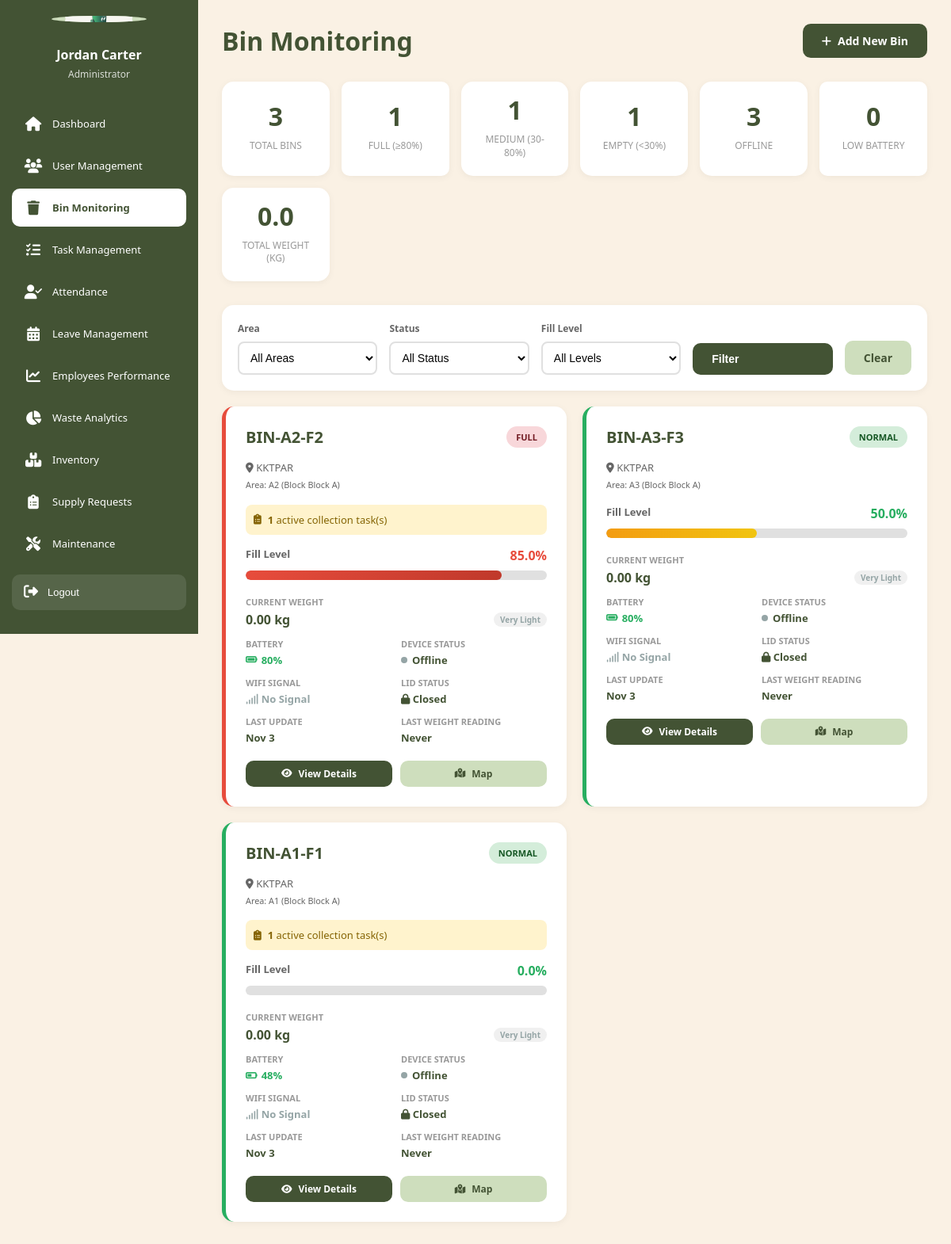
The app's page /admin/bins.php (signed in), older data.
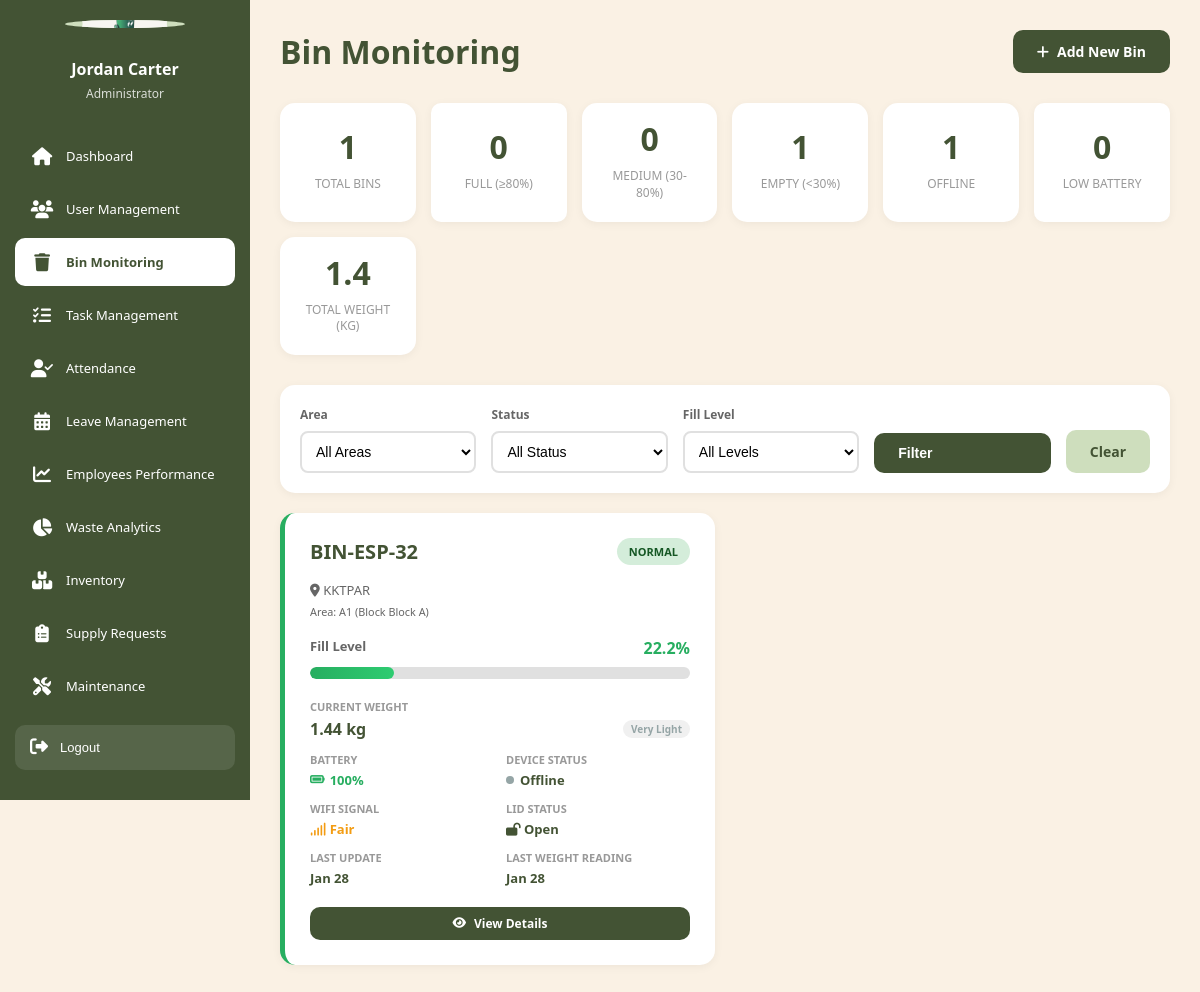
The same page, newer data.
### tables this page shows
CREATE TABLE `bins` (
  `bin_id` int(11) NOT NULL,
  `area_id` int(11) NOT NULL,
  `device_id` int(11) DEFAULT NULL COMMENT 'One device per bin',
  `bin_code` varchar(50) NOT NULL COMMENT 'e.g., A1-F1, A1-F2',
  `floor_number` int(11) NOT NULL,
  `location_details` varchar(200) DEFAULT NULL COMMENT 'Specific location description',
  `bin_capacity` decimal(10,2) DEFAULT NULL COMMENT 'Maximum capacity in liters',
  `current_fill_level` decimal(5,2) DEFAULT 0.00,
  `gps_latitude` decimal(10,8) DEFAULT NULL,
  `gps_longitude` decimal(11,8) DEFAULT NULL,
  `status` enum('normal','full','needs_maintenance','offline') DEFAULT 'normal',
  `last_collection` timestamp NULL DEFAULT NULL,
  `last_updated` timestamp NOT NULL DEFAULT current_timestamp() ON UPDATE current_timestamp(),
  `last_weight_reading` timestamp NULL DEFAULT NULL,
  `weight_sensor_status` enum('online','offline','error') DEFAULT 'offline',
  `created_at` timestamp NOT NULL DEFAULT current_timestamp(),
  `battery_level` decimal(5,2) DEFAULT 100.00 COMMENT 'Current battery level percentage (0-100)',
  `current_weight` decimal(10,2) DEFAULT 0.00 COMMENT 'Current weight in kg (for future weight sensor)',
  `max_weight` decimal(8,2) DEFAULT 50.00,
  `lid_status` enum('open','closed') DEFAULT 'closed' COMMENT 'Current status of the lid (controlled by servo motor)',
  `last_opened` datetime DEFAULT NULL COMMENT 'Last time lid was opened by IR sensor'
);

CREATE TABLE `areas` (
  `area_id` int(11) NOT NULL,
  `area_name` varchar(50) NOT NULL COMMENT 'Block name (A1, A2, A3, B1, B2)',
  `block` varchar(10) DEFAULT NULL,
  `total_floors` int(11) NOT NULL DEFAULT 4,
  `total_bins` int(11) NOT NULL DEFAULT 4,
  `description` text DEFAULT NULL,
  `created_at` timestamp NOT NULL DEFAULT current_timestamp()
);

CREATE TABLE `iot_devices` (
  `device_id` int(11) NOT NULL,
  `device_code` varchar(50) NOT NULL COMMENT 'Device serial/identifier',
  `device_mac_address` varchar(20) DEFAULT NULL,
  `device_model` varchar(50) DEFAULT NULL COMMENT 'ESP32 DevKit V1',
  `firmware_version` varchar(20) DEFAULT NULL,
  `battery_level` decimal(5,2) DEFAULT NULL COMMENT 'Battery percentage 0-100',
  `signal_strength` int(11) DEFAULT NULL COMMENT 'WiFi signal strength in dBm',
  `device_status` enum('online','offline','maintenance','error') DEFAULT 'offline',
  `installation_date` date DEFAULT NULL,
  `last_ping` timestamp NULL DEFAULT NULL COMMENT 'Last communication with server',
  `created_at` timestamp NOT NULL DEFAULT current_timestamp()
);

### config/database.php (called while the page is built, shortened)
<?php
$options = [
    PDO::ATTR_ERRMODE            => PDO::ERRMODE_EXCEPTION,
    PDO::ATTR_DEFAULT_FETCH_MODE => PDO::FETCH_ASSOC,
    PDO::ATTR_EMULATE_PREPARES   => false,
    PDO::ATTR_PERSISTENT         => false,
];
try {
    $dsn = "mysql:host=" . DB_HOST . ";dbname=" . DB_NAME . ";charset=" . DB_CHARSET;
    $pdo = new PDO($dsn, DB_USER, DB_PASS, $options);
} catch (PDOException $e) {
    die("Database Connection Failed: " . $e->getMessage());
}
function query($sql, $params = []) {
    global $pdo;
    $stmt = $pdo->prepare($sql);
    $stmt->execute($params);
    return $stmt;
}
function getAll($sql, $params = []) {
    $stmt = query($sql, $params);
    return $stmt->fetchAll();
}
?>

### admin/bins.php (the view, shortened to what the changed rows need)
<?php
require_once '../config/database.php';
$query = "SELECT b.*,
          a.area_name, a.block,
          d.device_code, d.device_status, d.last_ping, d.signal_strength, d.device_mac_address,
          (SELECT COUNT(*) FROM tasks t
           WHERE t.triggered_by_bin = b.bin_id
           AND t.status IN ('pending', 'in_progress')) as active_tasks
          FROM bins b
          LEFT JOIN areas a ON b.area_id = a.area_id
          LEFT JOIN iot_devices d ON b.device_id = d.device_id
          WHERE 1=1";
$params = [];
$query .= " ORDER BY b.current_fill_level DESC, b.bin_code ASC";
$bins = getAll($query, $params);
$total_bins = count($bins);
$full_bins = count(array_filter($bins, fn($b) => $b['current_fill_level'] >= 80));
$medium_bins = count(array_filter($bins, fn($b) => $b['current_fill_level'] >= 30 && $b['current_fill_level'] < 80));
$empty_bins = count(array_filter($bins, fn($b) => $b['current_fill_level'] < 30));
$offline_bins = count(array_filter($bins, function($b) {
    if (!$b['last_ping']) return true;
    $last_ping_time = strtotime($b['last_ping']);
    $five_minutes_ago = time() - (5 * 60);
    return $last_ping_time < $five_minutes_ago;
}));
$low_battery = count(array_filter($bins, fn($b) => $b['battery_level'] < 20));
$total_weight = array_sum(array_column($bins, 'current_weight'));
function getSignalBars($rssi) {
    if (!$rssi) return '<span style="color: #95a5a6;"><i class="fa-solid fa-signal"></i> No Signal</span>';
    if ($rssi >= -70) return '<span style="color: #f39c12;"><i class="fa-solid fa-signal"></i> Fair</span>';
    return '<span style="color: #e74c3c;"><i class="fa-solid fa-signal"></i> Poor</span>';
}
function getWeightStatus($weight, $maxWeight) {
    $percentage = ($weight / $maxWeight) * 100;
    return ['status' => 'Very Light', 'color' => '#95a5a6'];
}
?>
<!DOCTYPE html>
<html lang="en">
<head>
    <link rel="stylesheet" href="https://cdnjs.cloudflare.com/ajax/libs/font-awesome/6.5.0/css/all.min.css">
</head>
<body>
    <?php include '../includes/admin_sidebar.php'; ?>
    <main class="main-content">
        <div class="page-header">
            <h1>Bin Monitoring</h1>
        </div>
        <div class="stats-row">
            <div class="stat-card">
                <div class="value"><?php echo $total_bins; ?></div>
                <div class="label">Total Bins</div>
            </div>
            <div class="stat-card alert">
                <div class="value"><?php echo $full_bins; ?></div>
                <div class="label">Full (≥80%)</div>
            </div>
            <div class="stat-card warning">
                <div class="value"><?php echo $medium_bins; ?></div>
                <div class="label">Medium (30-80%)</div>
            </div>
            <div class="stat-card success">
                <div class="value"><?php echo $empty_bins; ?></div>
                <div class="label">Empty (<30%)</div>
            </div>
            <div class="stat-card offline">
                <div class="value"><?php echo $offline_bins; ?></div>
                <div class="label">Offline</div>
            </div>
            <div class="stat-card alert">
                <div class="value"><?php echo $low_battery; ?></div>
                <div class="label">Low Battery</div>
            </div>
            <div class="stat-card info">
                <div class="value"><?php echo number_format($total_weight, 1); ?></div>
                <div class="label">Total Weight (kg)</div>
            </div>
        </div>
        <?php if (empty($bins)): ?>
            <div class="empty-state">
                <div class="icon"><i class="fa-solid fa-trash-can"></i></div>
                <h3>No bins found</h3>
                <p>No bins match your filter criteria</p>
            </div>
        <?php else: ?>
            <div class="bins-grid">
                <?php foreach ($bins as $bin): ?>
                    <?php
                    $fill = $bin['current_fill_level'];
                    $card_class = $fill >= 80 ? 'full' : ($fill >= 60 ? 'high' : 'normal');
                    $fill_class = $fill >= 80 ? 'fill-full' : ($fill >= 60 ? 'fill-high' : ($fill >= 30 ? 'fill-medium' : 'fill-empty'));
                    $weightStatus = getWeightStatus($bin['current_weight'], $bin['max_weight']);
                    ?>
                    <div class="bin-card <?php echo $card_class; ?>">
                        <div class="bin-header">
                            <div class="bin-code"><?php echo htmlspecialchars($bin['bin_code']); ?></div>
                            <span class="bin-status-badge status-<?php echo $bin['status']; ?>">
                                <?php echo ucfirst($bin['status']); ?>
                            </span>
                        </div>
                        <div class="bin-location">
                            <i class="fa-solid fa-location-dot"></i> <?php echo htmlspecialchars($bin['location_details']); ?>
                            <?php if ($bin['area_name']): ?>
                                <br><small>Area: <?php echo htmlspecialchars($bin['area_name']); ?>
                                <?php if ($bin['block']): ?>
                                    (Block <?php echo htmlspecialchars($bin['block']); ?>)
                                <?php endif; ?>
                                </small>
                            <?php endif; ?>
                        </div>
                        <?php if ($bin['active_tasks'] > 0): ?>
                            <div class="task-indicator">
                                <i class="fa-solid fa-clipboard-list"></i>
                                <span><strong><?php echo $bin['active_tasks']; ?></strong> active collection task(s)</span>
                            </div>
                        <?php endif; ?>
                        <div class="fill-level-container">
                            <div class="fill-label">
                                <strong>Fill Level</strong>
                                <span style="font-weight: 600; font-size: 16px; color: <?php echo $fill >= 80 ? '#e74c3c' : ($fill >= 60 ? '#f39c12' : '#27ae60'); ?>">
                                    <?php echo number_format($fill, 1); ?>%
                                </span>
                            </div>
                            <div class="fill-bar">
                                <div class="fill-progress <?php echo $fill_class; ?>" style="width: <?php echo min($fill, 100); ?>%"></div>
                            </div>
                        </div>
                        <div class="bin-details">
                            <div class="detail-item" style="grid-column: 1 / -1;">
                                <strong>Current Weight</strong>
                                <div class="weight-display">
                                    <span class="weight-value"><?php echo number_format($bin['current_weight'], 2); ?> kg</span>
                                    <span class="weight-status" style="color: <?php echo $weightStatus['color']; ?>">
                                        <?php echo $weightStatus['status']; ?>
                                    </span>
                                </div>
                            </div>
                            <div class="detail-item">
                                <strong>Battery</strong>
                                <span class="battery-indicator <?php echo $bin['battery_level'] < 20 ? 'battery-low' : 'battery-good'; ?>">
                                    <i class="fa-solid fa-battery-<?php echo $bin['battery_level'] < 20 ? 'quarter' : ($bin['battery_level'] < 50 ? 'half' : 'full'); ?>"></i> <?php echo number_format($bin['battery_level'], 0); ?>%
                                </span>
                            </div>
                            <div class="detail-item">
                                <strong>Device Status</strong>
                                <span class="device-status">
                                    <?php
                                    $is_online = false;
                                    if ($bin['last_ping']) {
                                        $last_ping_time = strtotime($bin['last_ping']);
                                        $five_minutes_ago = time() - (5 * 60);
                                        $is_online = $last_ping_time >= $five_minutes_ago;
                                    }
                                    ?>
                                    <span class="status-dot <?php echo $is_online ? 'dot-online' : 'dot-offline'; ?>"></span>
                                    <?php echo $is_online ? 'Online' : 'Offline'; ?>
                                </span>
                            </div>
                            <div class="detail-item">
                                <strong>WiFi Signal</strong>
                                <span class="signal-bars">
                                    <?php echo getSignalBars($bin['signal_strength']); ?>
                                </span>
                            </div>
                            <div class="detail-item">
                                <strong>Lid Status</strong>
                                <span>
                                    <?php if ($bin['lid_status'] === 'open'): ?>
                                        <i class="fa-solid fa-lock-open"></i> Open
                                    <?php else: ?>
                                        <i class="fa-solid fa-lock"></i> Closed
                                    <?php endif; ?>
                                </span>
                            </div>
                            <div class="detail-item">
                                <strong>Last Update</strong>
                                <span>
                                    <?php
                                    if ($bin['last_updated']) {
                                        $diff = time() - strtotime($bin['last_updated']);
                                        if ($diff < 60) echo 'Just now';
                                        elseif ($diff < 3600) echo round($diff / 60) . ' mins ago';
                                        elseif ($diff < 86400) echo round($diff / 3600) . ' hrs ago';
                                        else echo date('M j', strtotime($bin['last_updated']));
                                    } else {
                                        echo 'Never';
                                    }
                                    ?>
                                </span>
                            </div>
                            <div class="detail-item">
                                <strong>Last Weight Reading</strong>
                                <span>
                                    <?php
                                    if ($bin['last_weight_reading']) {
                                        $diff = time() - strtotime($bin['last_weight_reading']);
                                        if ($diff < 60) echo 'Just now';
                                        elseif ($diff < 3600) echo round($diff / 60) . ' mins ago';
                                        elseif ($diff < 86400) echo round($diff / 3600) . ' hrs ago';
                                        else echo date('M j', strtotime($bin['last_weight_reading']));
                                    } else {
                                        echo 'Never';
                                    }
                                    ?>
                                </span>
                            </div>
                        </div>
                        <div class="bin-actions">
                            <a href="bin_view.php?id=<?php echo $bin['bin_id']; ?>" class="btn btn-primary btn-small">
                                <i class="fa-solid fa-eye"></i> View Details
                            </a>
                            <?php if ($bin['gps_latitude'] && $bin['gps_longitude']): ?>
                                <a href="https://www.google.com/maps?q=<?php echo $bin['gps_latitude']; ?>,<?php echo $bin['gps_longitude']; ?>"
                                   target="_blank"
                                   class="btn btn-secondary btn-small">
                                    <i class="fa-solid fa-map-location-dot"></i> Map
                                </a>
                            <?php endif; ?>
                        </div>
                    </div>
                <?php endforeach; ?>
            </div>
        <?php endif; ?>
    </main>
</body>
</html>

Row changes from the older to the newer data that the page shows:
removed bins: bin_code "BIN-A2-F2", status "FULL", location_details "KKTPAR", area.area_name "A2", area.block "Block A", active_tasks "1", current_fill_level "85.0", current_weight "0.00", current_weight+max_weight "Very Light", battery_level "80", shows "No Signal", lid_status "closed" (drawn), last_updated "Nov 3", shows "Never"
removed bins: bin_code "BIN-A3-F3", status "NORMAL", location_details "KKTPAR", area.area_name "A3", area.block "Block A", current_fill_level "50.0", current_weight "0.00", current_weight+max_weight "Very Light", battery_level "80", shows "No Signal", lid_status "closed" (drawn), last_updated "Nov 3", shows "Never"
removed bins: bin_code "BIN-A1-F1", status "NORMAL", location_details "KKTPAR", area.area_name "A1", area.block "Block A", active_tasks "1", current_fill_level "0.0", current_weight "0.00", current_weight+max_weight "Very Light", battery_level "48", shows "No Signal", lid_status "closed" (drawn), last_updated "Nov 3", shows "Never"
added bins: current_fill_level "0", current_fill_level "1", device.last_ping "1", battery_level "0", bin_code "BIN-ESP-32", status "NORMAL", location_details "KKTPAR", area.area_name "A1", area.block "Block A", current_fill_level "22.2", current_weight "1.44", current_weight+max_weight "Very Light", battery_level "100", shows "Fair", lid_status "open" (drawn), last_updated "Jan 28", last_weight_reading "Jan 28"
Text that changed along with them:
$total_bins: "3" → "1"
$total_weight: "0.0" → "1.4"
$full_bins: "1" → (not shown)
$medium_bins: "1" → (not shown)
$empty_bins: "1" → (not shown)
$offline_bins: "3" → (not shown)
$low_battery: "0" → (not shown)
